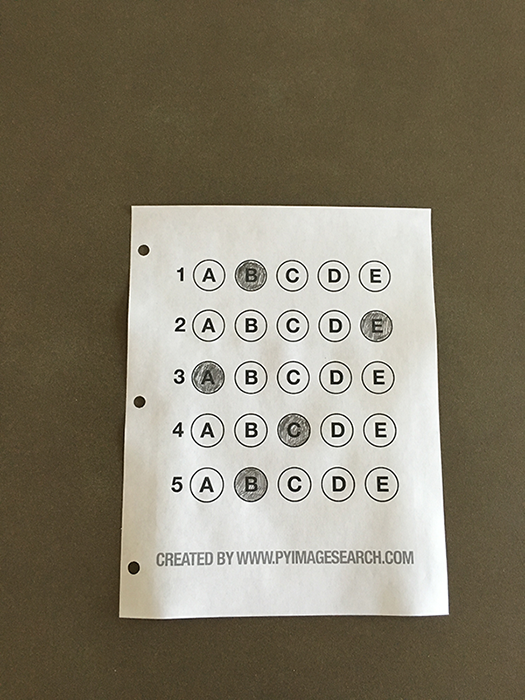
#> input picture omr.png, 525 x 700 px, given in place of omi.jpg, which was not available
$ python grader.py
#> lines starting #> are read from the running program, lines starting #| are printed output that depends on the picture; after the words box and inside, x2 and y2 are one past the last pixel; in counts of white or black regions, pixels touching at a corner belong together; pictures that were not available may be replaced by others from this repository, and a replacement may not be noted
from imutils.perspective import four_point_transform
from imutils import contours
import numpy as np
import argparse
import imutils
import cv2

answer_key={0: 3, 1: 1, 2: 0, 3: 2, 4: 1, 5: 3, 6: 0, 7: 1, 8: 2, 9: 0,
    10: 3, 11: 0, 12: 1, 13: 3, 14: 2, 15: 1, 16: 0, 17: 3, 18: 2, 19: 1,
    20: 3, 21: 2, 22: 0, 23: 1, 24: 3, 25: 0, 26: 2, 27: 1, 28: 3, 29: 0,
    30: 1, 31: 3, 32: 2, 33: 0, 34: 1, 35: 3, 36: 2, 37: 0, 38: 1, 39: 3,
    40: 0, 41: 2, 42: 1, 43: 3, 44: 0, 45: 2, 46: 1, 47: 3, 48: 0, 49: 2,
    50: 1, 51: 3, 52: 0, 53: 2, 54: 1, 55: 3, 56: 0, 57: 2, 58: 1, 59: 3}

bubbles_per_question=4
total_graded_questions=len(answer_key)

image=cv2.imread("omi.jpg")
#> image is the input picture: shape (700, 525, 3); mean B, G, R 104.7, 123.2, 130.7
gray=cv2.cvtColor(image, cv2.COLOR_BGR2GRAY)
blurred=cv2.GaussianBlur(gray, (5,5), 0)
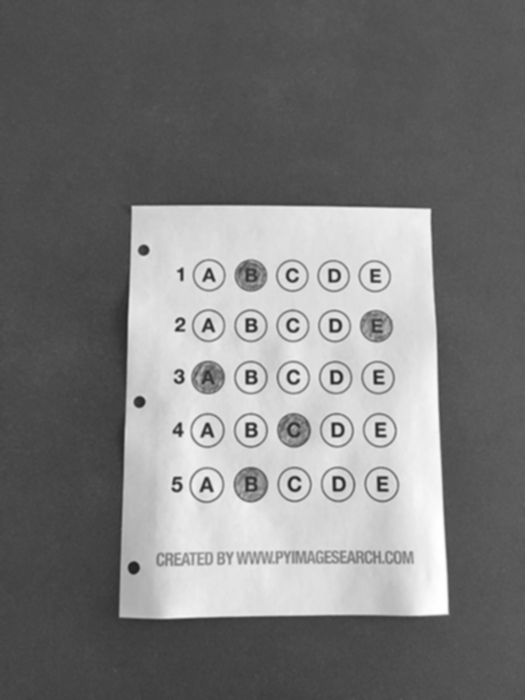
#> blurred: shape (700, 525); min 34, max 255, mean 123.4
edged=cv2.Canny(blurred, 75, 200)
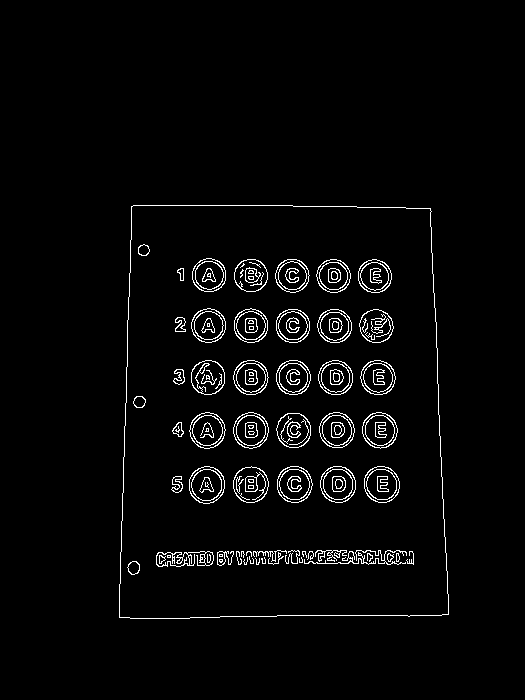
#> edged: shape (700, 525); 2.9% white in thin lines or dots, all inside (x1, y1, x2, y2) = (119, 205, 449, 619)

cnts=cv2.findContours(edged, cv2.RETR_EXTERNAL, cv2.CHAIN_APPROX_SIMPLE)
#> cnts = 1 contour; box (x1, y1, x2, y2) and area: (119, 205, 449, 619) 128732
cnts=imutils.grab_contours(cnts)
docCnt=None

if len(cnts)>0:
    cnts= sorted(cnts, key=cv2.contourArea,reverse=True)

    for c in cnts:
        peri=cv2.arcLength(c, True)
        approx= cv2.approxPolyDP(c, 0.02*peri, True)

        if(len(approx)==4):
            docCnt= approx
            break
#> this loop made 1 pass
#> (peri, docCnt) on pass 1: (1462.8, [[131, 206], [119, 617], [448, 614], [430, 208]])
paper= four_point_transform(image, docCnt.reshape(4, 2))
warped= four_point_transform(gray, docCnt.reshape(4,2))
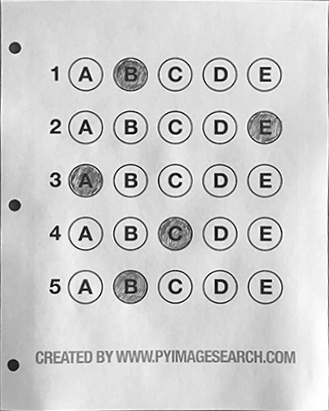
#> warped: shape (411, 329); min 0, max 255, mean 206.3
thresh= cv2.threshold(warped, 0, 255, cv2.THRESH_BINARY_INV |cv2.THRESH_OTSU)[1]
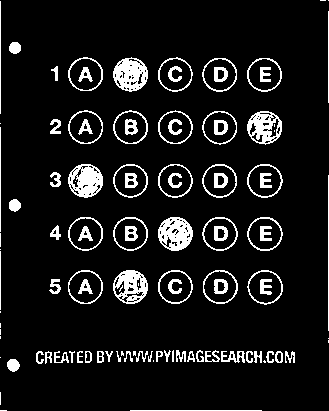
#> thresh: shape (411, 329); 9.5% white; 107 white regions (23 under 20 px)
cnts= cv2.findContours(thresh, cv2.RETR_EXTERNAL, cv2.CHAIN_APPROX_SIMPLE)
#> cnts = 82 contours, 32 with area under 20; largest, box (x1, y1, x2, y2) and area: (247, 270, 283, 305) 910, (247, 217, 283, 251) 905, (203, 270, 238, 304) 901, (68, 270, 103, 304) 901, (202, 217, 238, 251) 900
cnts=imutils.grab_contours(cnts)
questionCnt=[]

for c in cnts:
    (x, y, w, h)=cv2.boundingRect(c)
    ar=w/float(h)
    if w>=10 and w<=20 and h>=10 and h<=20 and ar>=0.9 and ar<=1.1:
        questionCnt.append(c)
#> this loop made 82 passes
#> (x, y, w, h, ar) on passes 4, 6, 7, 8, 9, 10, 11, 12, 13, 14, 15, 16: (263, 360, 3, 3, 1), (7, 359, 13, 13, 1), (0, 357, 1, 1, 1), (285, 351, 10, 12, 0.833), (275, 351, 8, 12, 0.667), (266, 351, 8, 12, 0.667), (254, 351, 8, 12, 0.667), (246, 351, 7, 12, 0.583), (221, 351, 24, 12, 2), (187, 351, 8, 11, 0.727), (156, 351, 7, 11, 0.636), (148, 351, 5, 11, 0.455)
#> (c, x, y, w, h, ar) on passes 1, 2, 3, 5, 33, 35: ([[130, 410], [261, 410]], 130, 410, 132, 1, 132), ([[0, 410], [6, 410]], 0, 410, 7, 1, 7), ([[0, 392], [0, 404]], 0, 392, 1, 13, 0.0769), ([[153, 360], [153, 361]], 153, 360, 1, 2, 0.5), ([[173, 350], [172, 351], [172, 361], [173, 361]], 172, 350, 2, 12, 0.167), ([[328, 340], [328, 342]], 328, 340, 1, 3, 0.333)
#> after the loop, questionCnt = 4 contours; box (x1, y1, x2, y2) and area: (7, 359, 20, 372) 110, (9, 199, 21, 212) 103, (9, 42, 21, 54) 100, (136, 351, 148, 362) 24
questionCnt= contours.sort_contours(questionCnt, method="top-to-bottom")[0]
correct= 0

for (q, i) in enumerate(np.arange(0, len(questionCnt),5)):
    #5 bubbles in one ques
    cnts= contours.sort_contours(questionCnt[i: i+5],method="left-to-right")[0]
    bubbled= None

    for (j,c) in enumerate(cnts):
        mask= np.zeros(thresh.shape, dtype="uint8")
        cv2.drawContours(mask,[c], -1, 255, -1)
        mask= cv2.bitwise_and(thresh, thresh, mask=mask)
        total= cv2.countNonZero(mask)

        if bubbled is None or total>bubbled[0]:
            bubbled= (total, j)
    color=(0,0,255)
    k= answer_key[q]
    if k==bubbled[1]:
        color=(0,255,0)
        correct+=1
    cv2.drawContours(paper,[cnts[k]],-1,color, 3)
#> this loop made 1 pass
#> (q, i, color, k) on pass 1: (0, 0, (0, 0, 255), 3)
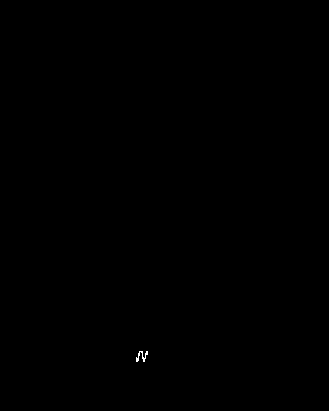
#> mask: shape (411, 329); 0.04% white in thin lines or dots, all inside (x1, y1, x2, y2) = (136, 351, 148, 362)
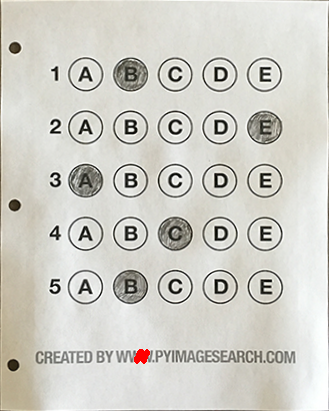
#> paper: shape (411, 329, 3); mean B, G, R 199.3, 206.6, 207.8
#> after the loop, correct = 0
#print(questionCnt)
score=(correct/60.0)*100
#> score = 0
print("[INFO] score: {:.2f}%".format(score))
#| [INFO] score: 0.00%
cv2.putText(paper,"{:.2f}%".format(score),(10,30), cv2.FONT_HERSHEY_SIMPLEX,0.9,(0,0,255),2)
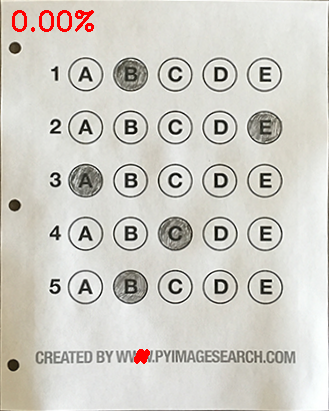
#> paper: shape (411, 329, 3); 0.52% of pixels changed, all inside (x1, y1, x2, y2) = (12, 10, 94, 32)
cv2.imshow("Exam",paper)
cv2.waitKey(0)


cv2.imshow("war",thresh)
cv2.waitKey(0)
